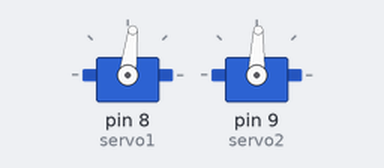
The sketch below on a simulated Arduino Uno, built with avr-gcc and run on an emulated ATmega328P. On the bench: 2 × servo. What the sketch prints to the serial monitor is not drawn.

Above: at 0.05 s.
Timing chart, 0 to 16.2 s (numbered marks = the images above):
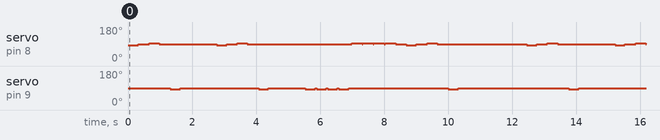

Measured:
- by itself, servo on pin 9 (servo2): repeats every 12.4 s: 88° 2.5 s, 83° 0.30 s, 88° 1.2 s, 3 × (83° 0.30 s, 88° 0.05 s), 83° 0.30 s, 88° 3.1 s, 83° 0.30 s, 88° 3.5 s, 83° 0.30 s
- by itself, servo on pin 8 (servo1): repeats every 12.4 s: 93° 0.32 s, 88° 1.8 s, 83° 0.31 s, 88° 0.34 s, 93° 0.32 s, 88° 3.3 s, 3 × (93° 0.33 s, 88° 0.02 s), 93° 0.33 s, 88° 0.34 s, 83° 0.31 s, 88° 0.34 s, 93° 0.32 s, 88° 2.8 s, 83° 0.31 s, 88° 0.34 s

The sketch:

Hot_Cross_Buns.ino
```cpp
#include <Servo.h>

#define NOTES_MAX 31
String NOTES[NOTES_MAX] = { "HIGH", "QR", "MEDIUM-HIGH", "QR", "MEDIUM-LOW", "QR", "HR",  "HIGH", "QR", "MEDIUM-HIGH", "QR", "MEDIUM-LOW", "QR", "HR", "MEDIUM-LOW", "MEDIUM-LOW", "MEDIUM-LOW", "MEDIUM-LOW", "ER", "MEDIUM-HIGH", "MEDIUM-HIGH", "MEDIUM-HIGH", "MEDIUM-HIGH", "QR", "HIGH", "QR", "MEDIUM-HIGH", "QR", "MEDIUM-LOW", "WR"};

int moveTime = 200; // Milliseconds

int measureSeconds = 2000; // Milliseconds

int SERVO1_LEFT = 1400;
int SERVO1_RIGHT = 1500;
int SERVO1_REST = 1450;

int SERVO2_LEFT = 1400;
int SERVO2_RIGHT = 1500;
int SERVO2_REST = 1450;

Servo servo1;
Servo servo2;

void setup()
{
  servo1.attach(8);
  servo2.attach(9);
  Serial.begin(9600);
  Serial.println("Online!");
}

void loop() {
  for (int i = 0; i < NOTES_MAX; i++) {
    // This is what note we will play during this part of the for() loop
    String theNote = NOTES[i];
    Serial.println("I am going to play " + theNote);

    // Now we are going to determine where servo1 and servo2 should go
    int servo1Position = SERVO1_REST;
    int servo2Position = SERVO2_REST;
    int restTime = 0;

    if (theNote == "HIGH") {
      servo1Position = SERVO1_LEFT;
    } else if (theNote == "MEDIUM-HIGH") {
      servo1Position = SERVO1_RIGHT;
    } else if (theNote == "MEDIUM-LOW") {
      servo2Position = SERVO2_LEFT;
    } else if (theNote == "E") {
      servo2Position = SERVO2_RIGHT;
    }
    else if (theNote == "ER") {
      restTime = measureSeconds / 8;
    } else if (theNote == "QR") {
      restTime = measureSeconds / 4;
    } else if (theNote == "HR") {
      restTime = measureSeconds / 2;
    } else if (theNote == "WR") {
      restTime = measureSeconds;
    }

    // Now we are going to use that information to
    // move the servos
    Serial.print("Moving servo1 to ");
    Serial.println(servo1Position);
    servo1.writeMicroseconds(servo1Position);

    Serial.print("Moving servo2 to ");
    Serial.println(servo2Position);
    servo2.writeMicroseconds(servo2Position);

    if (restTime == 0) { // This is real note
      Serial.print("Sent servo location commands, sleep for ");
      Serial.print(moveTime);
      Serial.println(" milliseconds to wait for servos to arrive at location");
      delay(moveTime);

      if (servo1Position != SERVO1_REST) {
        Serial.println("Moving servo1 to rest position");
        servo1.writeMicroseconds(SERVO1_REST);
      }

      if (servo2Position != SERVO2_REST) {
        Serial.println("Moving servo2 to rest position");
        servo2.writeMicroseconds(SERVO2_REST);
      }
    } else { // This is a rest
      if (restTime > moveTime) {
        delay(restTime - moveTime);
      }
    }
  }
}
```
